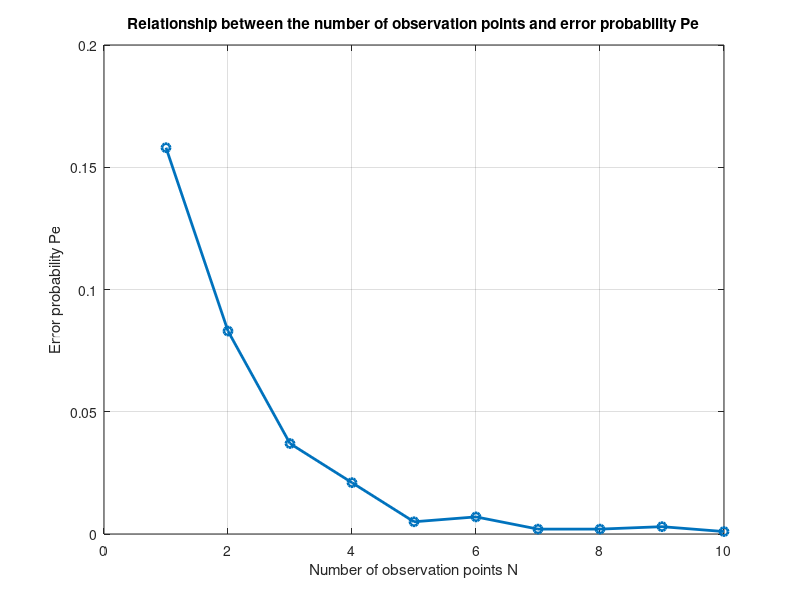

Write MATLAB code to recreate this figure.
% Parameter settings
A = 1;          % Signal level
sigma = 0.5;    % Noise standard deviation
num_trials = 1000;  % Number of trials
N_values = 1:10;  % Range of observation points

Pe_values = zeros(size(N_values));  % Store error probability for each number of observation points

for n_idx = 1:length(N_values)
    N = N_values(n_idx);  % Current number of observation points
    errors = 0;  % Record the number of errors
    
    for trial = 1:num_trials
        % Generate noise
        n = sigma * randn(1, N);  % Generate N Gaussian noise samples
        z = A + n;  % Observed signal
        
        % Detection strategy: calculate the mean and compare with the threshold
        z_mean = mean(z);  % Calculate the mean
        threshold = A / 2;  % Set the threshold
        
        % Determine if it is H1 (signal present) or H0 (signal absent)
        if z_mean > threshold
            detected_H1 = 1;  % Detected as H1
        else
            detected_H1 = 0;  % Detected as H0
        end
        
        % Error judgment
        if detected_H1 == 0  % Actual signal present, but detected as H0
            errors = errors + 1;
        end
    end
    
    % Calculate error probability Pe
    Pe = errors / num_trials;
    Pe_values(n_idx) = Pe;  % Store the error probability for the current number of observation points
end

% Plot the relationship between the number of observation points and Pe
figure;
plot(N_values, Pe_values, '-o', 'LineWidth', 2);
xlabel('Number of observation points N');
ylabel('Error probability Pe');
title('Relationship between the number of observation points and error probability Pe');
grid on;
